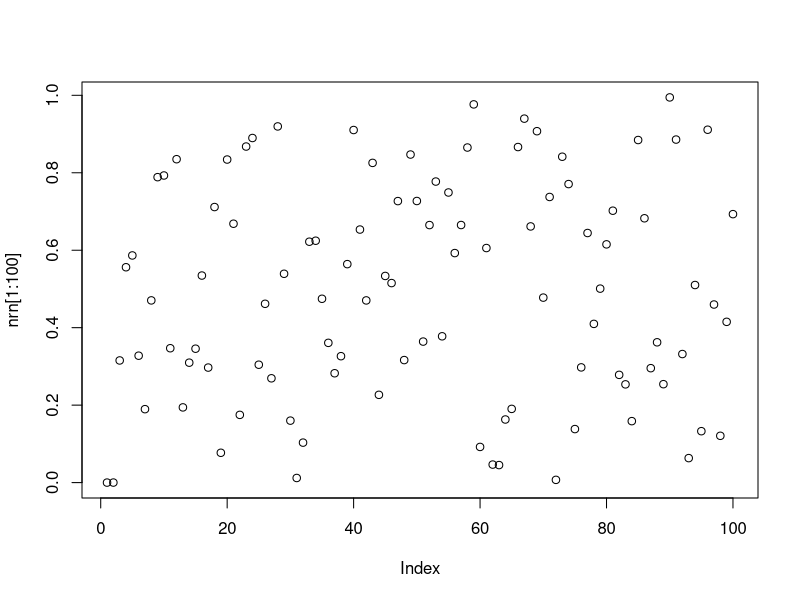
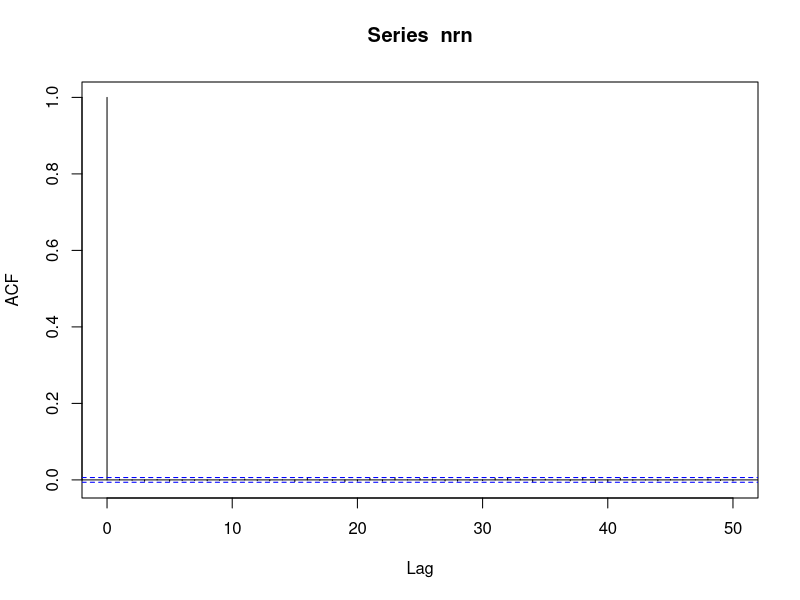
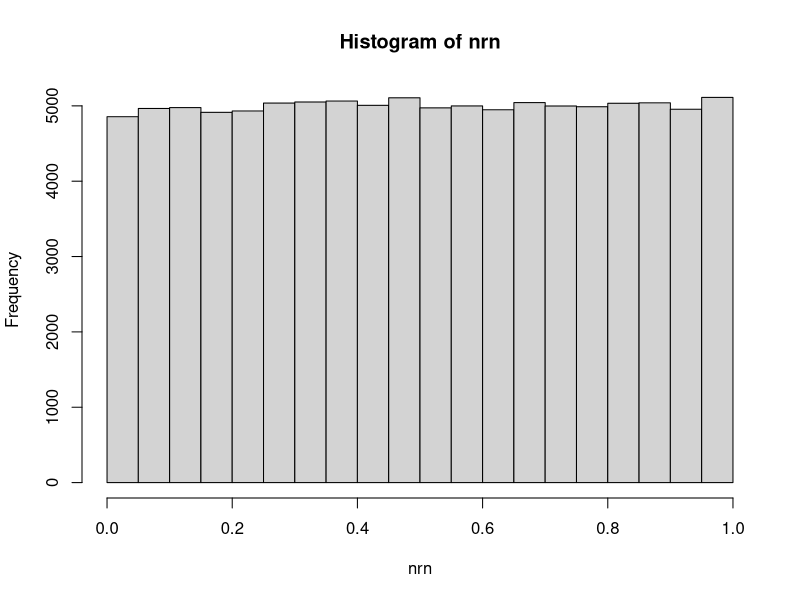

Here is the R script that generated these plots, in order:
A <- 7^5
M <-  2^31-1

N <- 100000
rn <- rep (0, N)
rn[1] <- 10
for (i in 2:length (rn))
{
    rn[i] <- (A * rn[i-1] ) %% M
}

nrn <- rn/(M-2)
plot (nrn[1:100])
acf (nrn)
hist (nrn)

